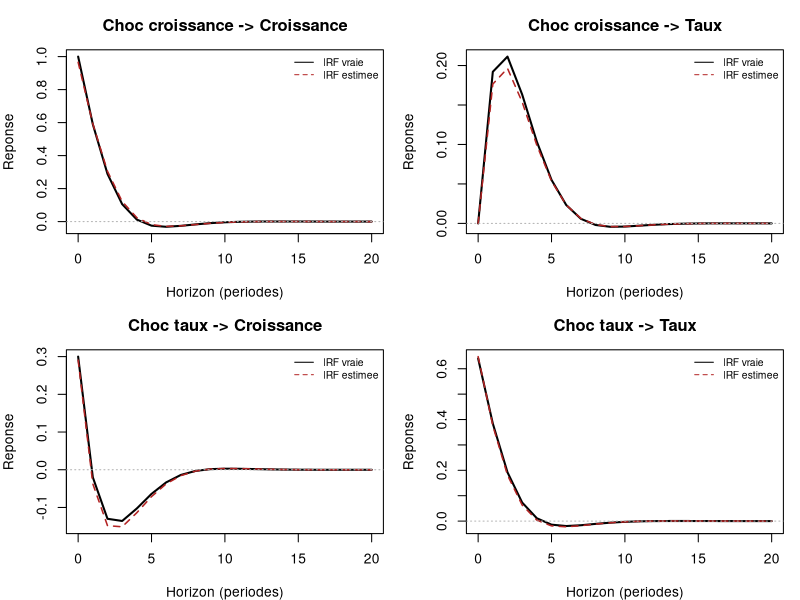

This figure's R source:
#!/usr/bin/env Rscript
# ============================================================
# var_model.R
# ===========
# Modele VAR(1) bivarie -- estimation par OLS equation par equation
# (forme matricielle explicite, pas le package `vars`) 
# et fonctions de reponse impulsionnelle (IRF) 
# calculees par recursion sur la matrice compagnon.
#
#   x_t = A %*% x_{t-1} + eps_t,   eps_t ~ N(0, Sigma)
#
# Interpretation economique du systeme simule : x1 = croissance du
# PIB (desaisonnalisee), x2 = taux d'interet court terme. La matrice
# A encode une dynamique plausible : un choc de croissance pousse le
# taux a la hausse avec un delai (reaction de politique monetaire),
# et un choc de taux freine la croissance avec un delai (canal du
# credit) -- un cas d'usage VAR macro-financier classique.
# ============================================================

script_args <- commandArgs(trailingOnly = FALSE)
file_arg <- script_args[grep("^--file=", script_args)]
if (length(file_arg) > 0) {
  script_dir <- dirname(normalizePath(sub("^--file=", "", file_arg[1])))
} else {
  script_dir <- getwd()
}
outputs_dir <- normalizePath(file.path(script_dir, "outputs"), winslash = "/", mustWork = FALSE)

set.seed(123)

# ------------------------------------------------------------
# 1) Simulation d'un VAR(1) bivarie a partir d'une matrice A CONNUE
# ------------------------------------------------------------
A_true <- matrix(c(0.5, 0.3,      # ligne 1 : x1_t = 0.5*x1_{t-1} + 0.3*x2_{t-1} + eps1
                     -0.2, 0.6),   # ligne 2 : x2_t = -0.2*x1_{t-1} + 0.6*x2_{t-1} + eps2
                   nrow = 2, byrow = TRUE)
Sigma_true <- matrix(c(1.0, 0.3,
                         0.3, 0.5), nrow = 2)

simulate_var1 <- function(n, A, Sigma, burn_in = 200) {
  n_total <- n + burn_in
  L <- chol(Sigma)   # pour generer des residus correles: eps = z %*% L, z ~ N(0,I)
  X <- matrix(0, n_total, 2)
  for (t in 2:n_total) {
    eps <- rnorm(2) %*% L
    X[t, ] <- A %*% X[t - 1, ] + as.numeric(eps)
  }
  X[(burn_in + 1):n_total, ]
}

X <- simulate_var1(600, A_true, Sigma_true)
colnames(X) <- c("croissance_pib", "taux_interet")

# ------------------------------------------------------------
# 2) Estimation OLS du VAR(1), forme matricielle explicite
# ------------------------------------------------------------
# Pour un VAR(1) : chaque equation x_i,t = a_i' x_{t-1} + eps_i,t est
# une regression lineaire standard. Forme compacte matricielle :
#     A_hat = (X_lag' X_lag)^-1 X_lag' X_now
n_obs <- nrow(X)
X_now <- X[2:n_obs, ]
X_lag <- X[1:(n_obs - 1), ]

A_hat <- t(solve(t(X_lag) %*% X_lag, t(X_lag) %*% X_now))   # (2x2), estimateur OLS multivarie
residuals_var <- X_now - X_lag %*% t(A_hat)
Sigma_hat <- cov(residuals_var)

cat("=======================================================\n")
cat(" VAR(1) bivarie -- estimation OLS et reponses impulsionnelles\n")
cat("=======================================================\n\n")
cat("Matrice A vraie :\n"); print(round(A_true, 3))
cat("\nMatrice A estimee :\n"); print(round(A_hat, 3))
cat(sprintf("\nErreur quadratique moyenne d'estimation sur A : %.5f\n\n",
            mean((A_hat - A_true)^2)))

cat("Matrice de covariance des residus (Sigma) estimee :\n"); print(round(Sigma_hat, 3))
cat("\n")

# ------------------------------------------------------------
# 3) Fonctions de reponse impulsionnelle (IRF), orthogonalisees
#    par decomposition de Cholesky (identification recursive standard)
# ------------------------------------------------------------
# Reponse a l'horizon h a un choc structurel unitaire a t=0 :
#     IRF(h) = A^h %*% P
# ou P est le facteur de Cholesky de Sigma (P P' = Sigma), qui
# "orthogonalise" les chocs (un choc structurel a la fois, dans un
# ordre causal suppose ici : la croissance reagit avant le taux).
compute_irf <- function(A, Sigma, horizon = 20) {
  P <- t(chol(Sigma))   # Cholesky : Sigma = P %*% t(P), P triangulaire inferieure
  n_vars <- nrow(A)
  irf <- array(0, dim = c(horizon + 1, n_vars, n_vars))   # [horizon, variable_reponse, variable_choc]
  A_power <- diag(n_vars)
  for (h in 0:horizon) {
    irf[h + 1, , ] <- A_power %*% P
    A_power <- A_power %*% A
  }
  irf
}

irf_true <- compute_irf(A_true, Sigma_true)
irf_hat <- compute_irf(A_hat, Sigma_hat)

# ------------------------------------------------------------
# 4) Graphiques (base R) : IRF vraies vs estimees, 4 combinaisons
#    (reponse de chaque variable a un choc sur chaque variable)
# ------------------------------------------------------------
dir.create(outputs_dir, showWarnings = FALSE, recursive = TRUE)
png(file.path(outputs_dir, "var_irf.png"), width = 1150, height = 900, res = 120)
par(mfrow = c(2, 2), mar = c(4, 4, 3, 1))

var_names <- c("Croissance PIB", "Taux d'interet")
titles <- list(
  c(1, 1, "Choc croissance -> Croissance"),
  c(1, 2, "Choc croissance -> Taux"),
  c(2, 1, "Choc taux -> Croissance"),
  c(2, 2, "Choc taux -> Taux")
)

for (t in titles) {
  resp_var <- as.integer(t[1]); shock_var <- as.integer(t[2]); title <- t[3]
  y_true <- irf_true[, resp_var, shock_var]
  y_hat <- irf_hat[, resp_var, shock_var]
  plot(0:20, y_true, type = "l", col = "black", lwd = 2,
       xlab = "Horizon (periodes)", ylab = "Reponse", main = title,
       ylim = range(c(y_true, y_hat)))
  lines(0:20, y_hat, col = "firebrick", lwd = 1.5, lty = 2)
  abline(h = 0, col = "gray70", lty = 3)
  legend("topright", legend = c("IRF vraie", "IRF estimee"), col = c("black", "firebrick"),
         lty = c(1, 2), bty = "n", cex = 0.75)
}

dev.off()
cat(sprintf("Graphique exporte -> %s\n", file.path(outputs_dir, "var_irf.png")))
